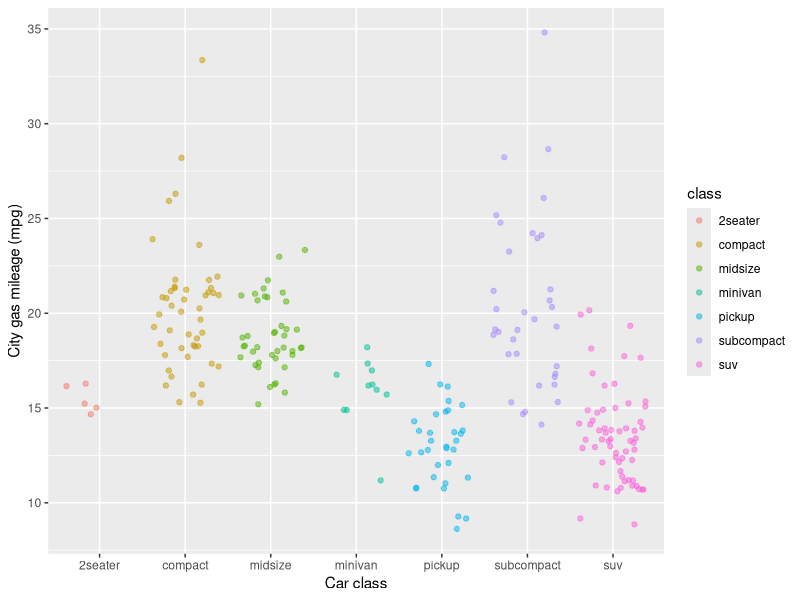

This chart was generated by the following R code:
## ---- chunk 1
knitr::opts_chunk$set(echo = TRUE)
library(tidyverse)
## ---- chunk 2
ggplot(data = mpg, aes(x = class, y = cty)) +
	geom_jitter(aes(color= class), alpha =0.5)+
  labs(x= "Car class", y= "City gas mileage (mpg)")

